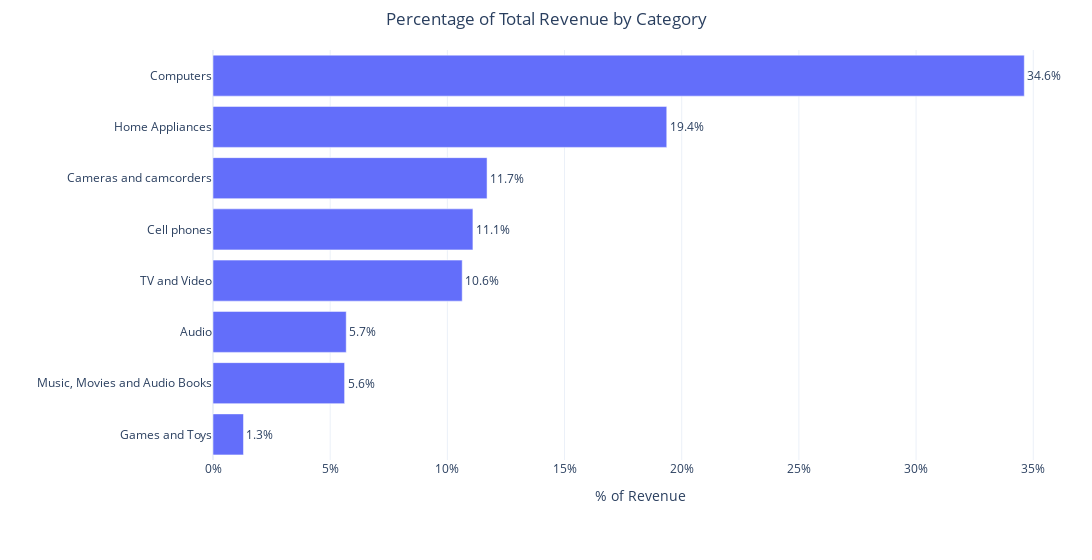

The cell this chart's notebook holds for it:
### Markdown cell above
### Percentage of Total Revenue by Category

### Code cell
cat_revenue = (
    sales
    .groupby('category')
    .agg(total_revenue=('revenue', 'sum'))
    .assign(revenue_pct=lambda df: 100 * df['total_revenue'] / df['total_revenue'].sum())
    .sort_values('revenue_pct')
    .reset_index()
)

fig = px.bar(
    cat_revenue,
    x='revenue_pct',
    y='category',
    title='Percentage of Total Revenue by Category',
    labels={'revenue_pct': '% of Revenue', 'category': ''},
    text=cat_revenue['revenue_pct'].round(1).astype(str) + '%',
    template='plotly_white'
)

fig.update_traces(
    textposition='outside',
    hoverinfo='skip',
    hovertemplate=None
)

fig.update_layout(
    margin=dict(t=50, l=25, r=25, b=100),
    xaxis_ticksuffix='%',
    title=dict(x=0.5, xanchor='center'),
    width=1200
)


#fig.write_image("Static Charts/total_rev_category.png", scale=2)

### Figure 1 — Plotly figure (JSON) as saved in the notebook; plotly's stock layout.template omitted (floating-point values rounded to 4 significant figures)
{"data": [{"hoverinfo": "skip", "legendgroup": "", "marker": {"color": "#636efa", "pattern": {"shape": ""}}, "name": "", "orientation": "h", "showlegend": false, "text": ["1.3%", "5.6%", "5.7%", "10.6%", "11.1%", "11.7%", "19.4%", "34.6%"], "textposition": "outside", "type": "bar", "x": [1.3, 5.616, 5.685, 10.63, 11.09, 11.69, 19.36, 34.62], "xaxis": "x", "y": ["Games and Toys", "Music, Movies and Audio Books", "Audio", "TV and Video", "Cell phones", "Cameras and camcorders", "Home Appliances", "Computers"], "yaxis": "y"}], "layout": {"barmode": "relative", "legend": {"tracegroupgap": 0}, "margin": {"b": 100, "l": 25, "r": 25, "t": 50}, "title": {"text": "Percentage of Total Revenue by Category", "x": 0.5, "xanchor": "center"}, "width": 1200, "xaxis": {"anchor": "y", "domain": [0, 1], "ticksuffix": "%", "title": {"text": "% of Revenue"}}, "yaxis": {"anchor": "x", "domain": [0, 1], "title": {"text": ""}}}}
